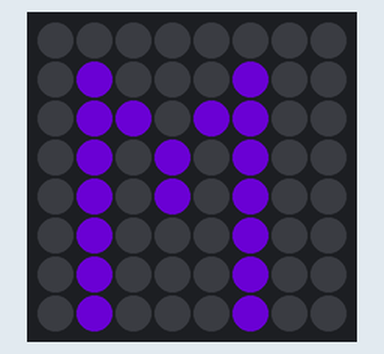
Simulated run of this program. Board: Raspberry Pi (BCM pin numbers) with a Sense HAT. On the bench: the Sense HAT's 8×8 RGB LED matrix. Dim RGB values are drawn brighter than linear; random numbers come from a fixed seed. At 4.0 s the program stops and its outputs stay as they are.

Above: at 0.1 s.
At 1.1 s:
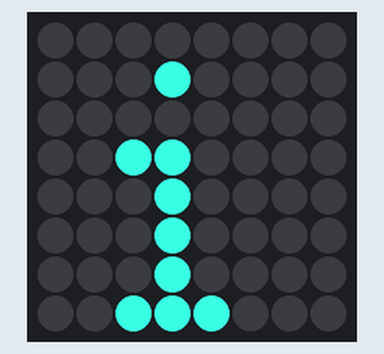
At 2.1 s:
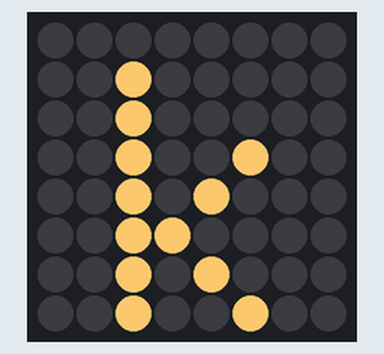
At 3.1 s:
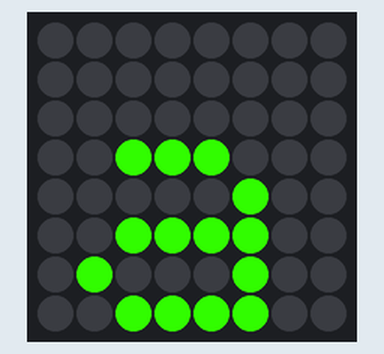

The program:

display_char.py
```python
#!/usr/bin/env python

from random import randint
from time import sleep
from sense_emu import SenseHat
sense = SenseHat()

blue = (0, 0, 255)
green = (0, 255, 0)
yellow = (255, 255, 0)
white = (255, 255, 255)
red = (255, 0, 0)
black = (0, 0, 0)

name = "Mika"

def random_colour():
    return (randint(0,255), randint(0,255), randint(0,255))

for i in range(len(name)):
    sense.show_letter(name[i], text_colour=random_colour())
    sleep(1)

sense.clear()
```

Measured:
- what the display in image 1 shows lasts 1.0 s, from 1.0 s to 2.0 s
